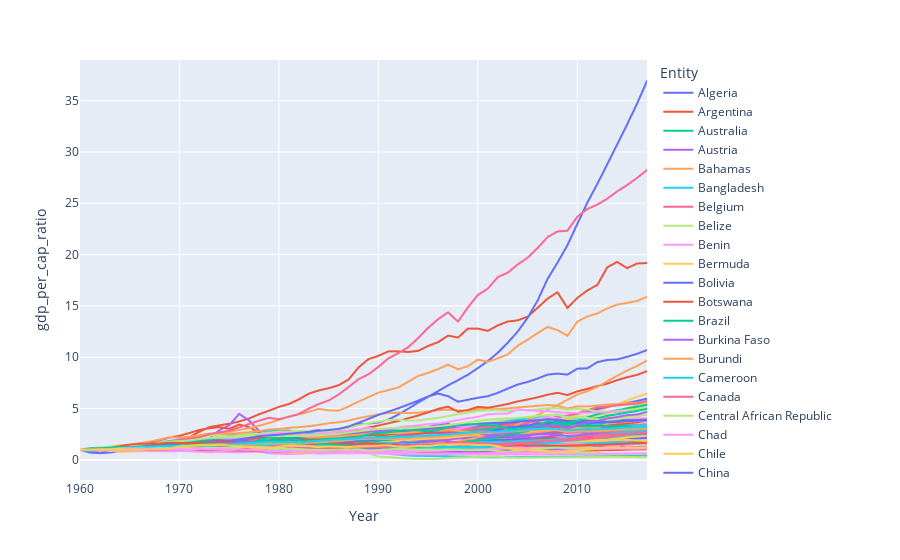

Notebook cell for this chart:
### Code cell
px.line(gdp_per_cap_ratio_history, x='Year', y='gdp_per_cap_ratio', color='Entity')
